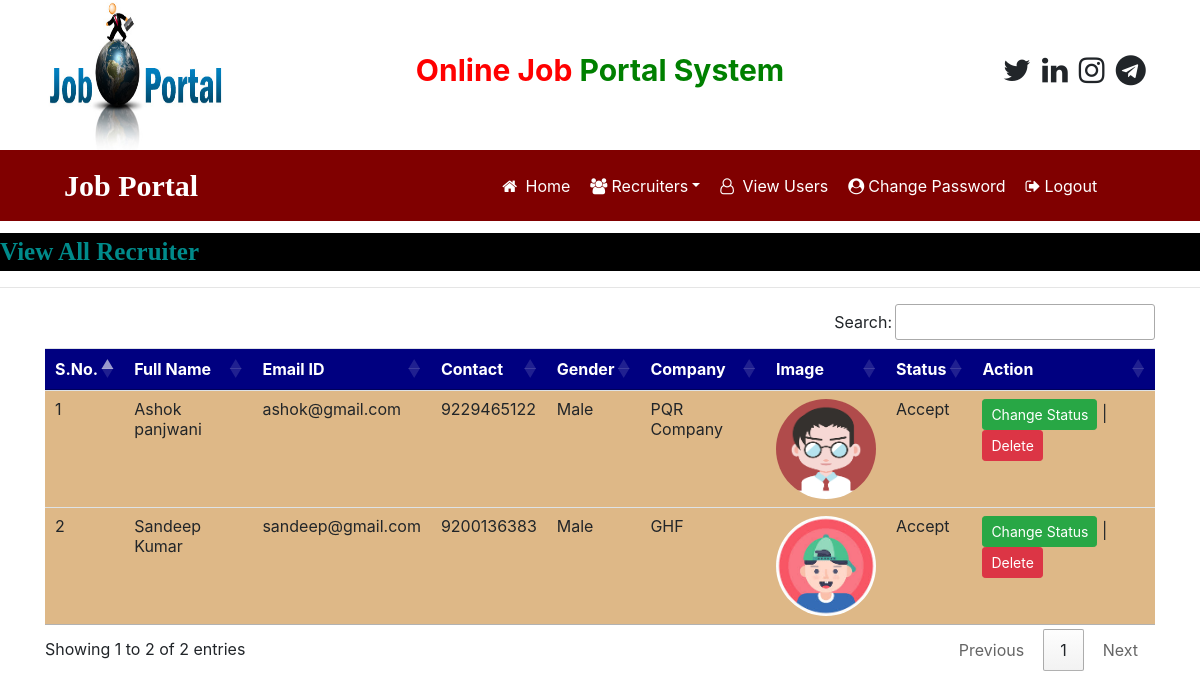
/recruiter_all (signed in), run on the app's committed database.
### job/models.py (models this page shows, shortened)
class Recruiter(models.Model):
    user = models.ForeignKey(User,on_delete=models.CASCADE)
    mobile = models.CharField(max_length=15,null=True)
    image = models.FileField(null=True)
    gender = models.CharField(max_length=10,null=True)
    company= models.CharField(max_length=100,null=True)
    type = models.CharField(max_length=15,null=True)
    status = models.CharField(max_length=20, null=True)

### job/views.py (the view)
# urls.py: path('recruiter_all',recruiter_all,name="recruiter_all"),
def recruiter_all(request):
    if not request.user.is_authenticated:
        return redirect('admin_login')
    data = Recruiter.objects.all()
    d = {'data':data}
    return render(request,'recruiter_all.html',d)

### job/templates/recruiter_all.html
{% load static %}
{% block body %}
{% include 'admin_navigation.html' %}
<marquee style = "font-family : 'Monotype Corsiva' ; font-size : 25px ; color : darkcyan ; background-color : black ; font-weight : bold ; margin-top:1%">
    View All Recruiter
</marquee>
<hr>
<div class="container">
<table class="table table-hover" id="example">
    <thead>
    <tr style = "background-color : #000080 ; color : white">
        <th>S.No.</th>
        <th>Full Name</th>
        <th>Email ID</th>
        <th>Contact</th>
        <th>Gender</th>
        <th>Company</th>
        <th>Image</th>
        <th>Status</th>
        <th>Action</th>
    </tr>
    </thead>
    <tbody>
    {% for i in data %}
    <tr style = "background-color : #DEB887">
        <td>{{forloop.counter}}</td>
        <td>{{i.user.first_name}} {{i.user.last_name}}</td>
        <td>{{i.user.username}}</td>
        <td>{{i.mobile}}</td>
        <td>{{i.gender}}</td>
        <td>{{i.company}}</td>
        <td><img src = "{{i.image.url}}" style="width:100px ; height : 100px ; border-radius:50%"></td>
        <td>{{i.status}}</td>
        <td><a href="{% url 'change_status' i.id %}" class="btn btn-success btn-sm" >Change Status</a>
        | <a href="{% url 'delete_recruiter' i.user.id %}" class="btn btn-danger btn-sm" >Delete</a>
        </td>
    </tr>
    {% endfor %}
    </tbody>
</table>
</div>
{% endblock %}

### data on the page
Recruiter: user.first_name "Ashok", user.last_name "panjwani", user.username "ashok@gmail.com", mobile "9229465122", gender "Male", company "PQR Company", image (picture), status "Accept"
Recruiter: user.first_name "Sandeep", user.last_name "Kumar", user.username "sandeep@gmail.com", mobile "9200136383", gender "Male", company "GHF", image (picture), status "Accept"
